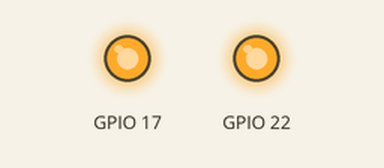
Simulated run of this program. Board: Raspberry Pi (BCM pin numbers). Parts: output pins drawn as LEDs (lit = HIGH).

Above: at 0.1 s.
At 5.1 s:
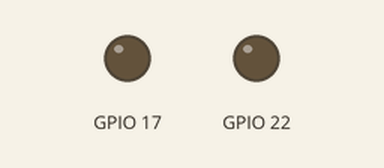
Timing chart, 0 to 6.6 s (numbered marks = the images above):
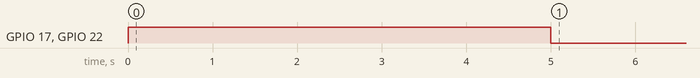

Measured:
- by itself, GPIO 17, GPIO 22: LOW → HIGH at 0.00 s, → LOW 5.0 s later

The program:

scheduled.py
```python
import RPi.GPIO as GPIO
import time

GPIO.setmode(GPIO.BCM)
GPIO.setup(17,GPIO.OUT)
GPIO.setup(22,GPIO.OUT)
GPIO.setup(21, GPIO.IN, pull_up_down=GPIO.PUD_UP)

flash_delay = .10

try:
    state = "off"
    while True:
        if state == "off":
            state = "on"
            GPIO.output(17,GPIO.HIGH)
            GPIO.output(22,GPIO.HIGH)
        else:
            GPIO.output(17,GPIO.LOW)
            GPIO.output(22,GPIO.LOW)
        time.sleep(5)
except KeyboardInterrupt:
    pass

GPIO.cleanup()
```
